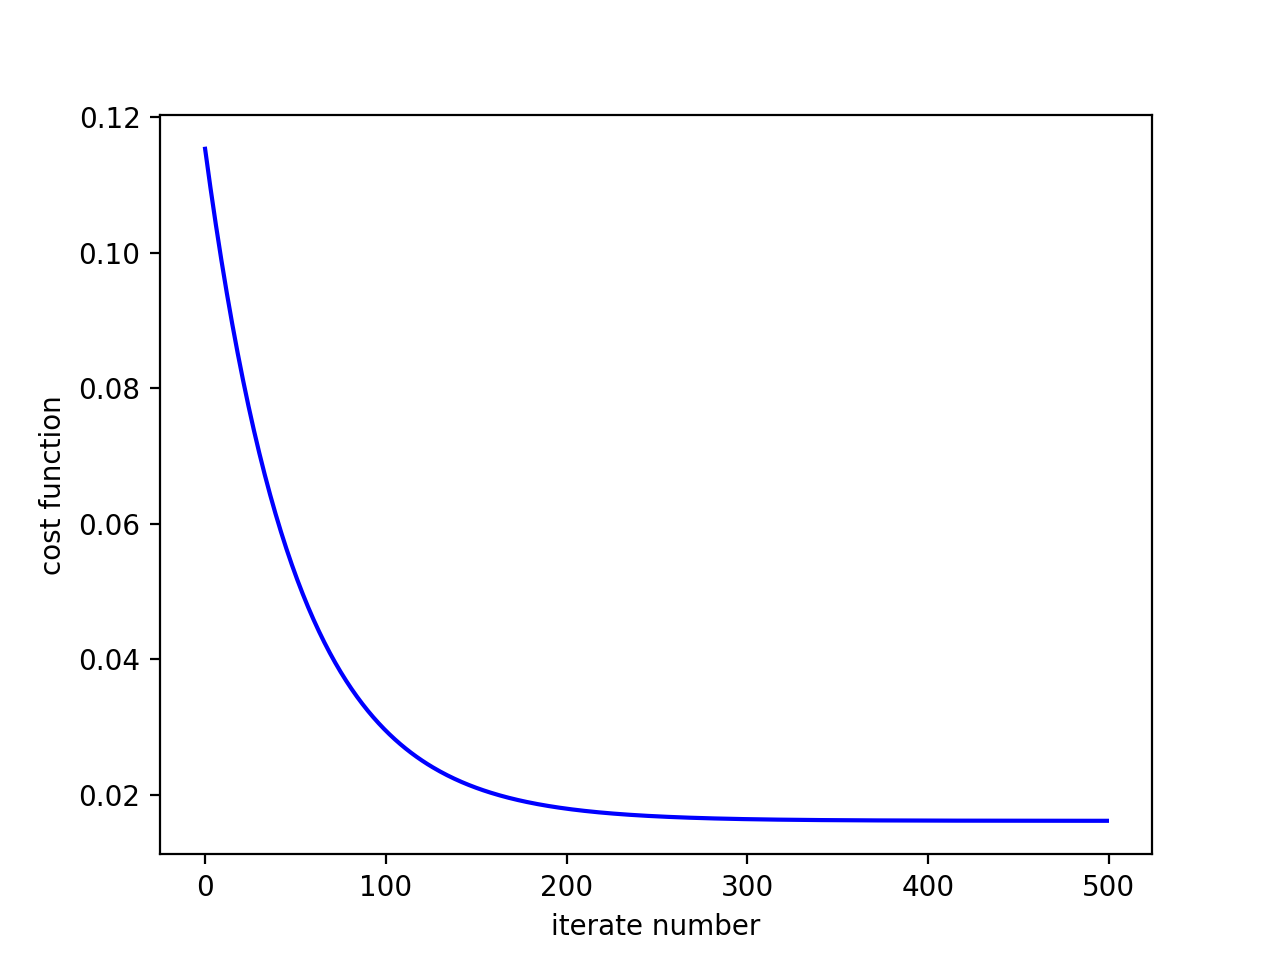

Recreate this plot in Python.
#!/usr/bin/env python
# -*- coding: utf-8 -*-
# @Date    : 2018-04-29 22:47:19
# @Author  : Alan Lau
# @Email   : rlalan@outlook.com

# import random
import numpy as np
import matplotlib.pyplot as plt


def linear(a, b, X):
    """线性模型"""
    return a + b * X


def cost_function(Y, Ypre):
    """代价函数"""
    return (np.sum(np.square(Y - Ypre)) / len(Y)) / 2


def feature_scaling(feature):
    """特征缩放"""
    return (feature - np.mean(feature)) / (max(feature) - min(feature))


def iterator(X, Y, a, b, alpha, iter_n):
    """迭代器"""
    Y = feature_scaling(Y)
    X = feature_scaling(X)
    Ypre = linear(a, b, X)
    error_function_list = []
    for i in range(iter_n):
        a = a - alpha * (np.sum(-(Y - Ypre)) / len(Y))
        b = b - alpha * ((np.sum(-(Y - Ypre) * X)) / len(Y))
        Ypre = linear(a, b, X)
        error_function_list.append(cost_function(Y, Ypre))
    return error_function_list


def show_data(e_f_l, iter_n):
    iterator_list = np.arange(iter_n)
    plt.plot(iterator_list, e_f_l, color='blue')
    plt.xlabel('iterate number')
    plt.ylabel('cost function')
    plt.show()


def main():
    X = [1400, 1600, 1700, 1875, 1100, 1550, 2350, 2450, 1425, 1700]
    # House size

    Y = [
        245000, 312000, 279000, 308000, 199000, 219000, 405000, 324000, 319000,
        255000
    ]
    # House prize
    a = 0.45
    b = 0.75
    X = np.array(X)
    Y = np.array(Y)
    alpha = 0.01
    iter_n = 500
    error_function_list = iterator(X, Y, a, b, alpha, iter_n)
    show_data(error_function_list, iter_n)


if __name__ == '__main__':
    main()
